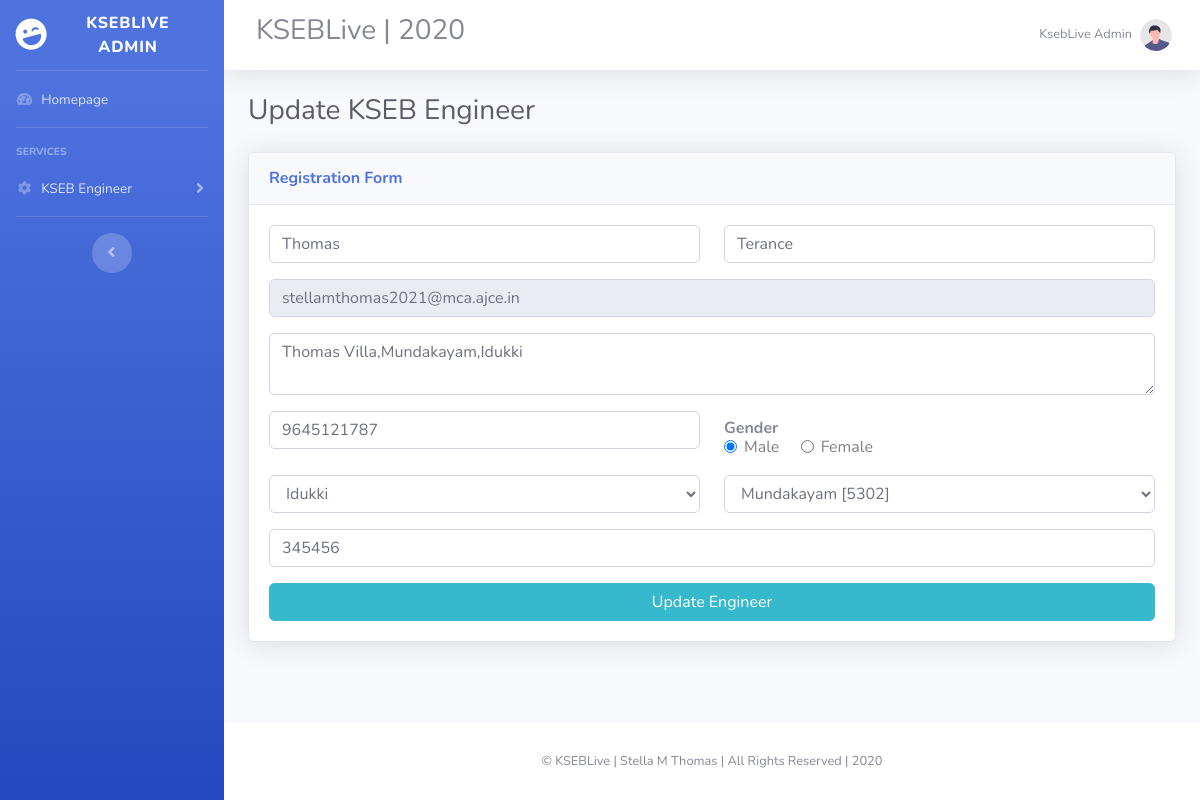
Screenshot of /admin/editengineer.php?t=40fe4b5fdd (signed in) with the database file from the repository.
### tables this page shows
CREATE TABLE `tb_engineerreg` (
  `engid` int(11) NOT NULL,
  `engkey` varchar(10) NOT NULL,
  `fname` varchar(20) NOT NULL,
  `lname` varchar(20) NOT NULL,
  `address` varchar(100) NOT NULL,
  `gender` varchar(10) NOT NULL,
  `phno` varchar(10) NOT NULL,
  `district` varchar(20) NOT NULL,
  `section` varchar(20) NOT NULL,
  `pincode` varchar(6) NOT NULL,
  `curdate` date NOT NULL,
  `loginid` int(11) NOT NULL
);

### admin/editengineer.php (the view, shortened to what this page needs)
<?php
  include 'connection.php';
  include 'adminheader.php';
  $sql = "select * from tb_engineerreg inner join tb_login where tb_login.id=tb_engineerreg.loginid and tb_engineerreg.engkey='".$_GET['t']."'";
  $result = mysqli_query($conn,$sql);
?>
                <div class="container-fluid">
                    <h1 class="h3 mb-2 text-gray-800">Update KSEB Engineer</h1>
                    <div class="card shadow mb-4">
                        <div class="card-header py-3">
                            <h6 class="m-0 font-weight-bold text-primary">Registration Form</h6>
                        </div>
                        <div class="card-body" >
                          <?php while ($row=mysqli_fetch_array($result))
                          {  ?>
                          <form role="form" action="updateengineerreg.php?t=<?php echo $_GET['t']; ?>" method="post" enctype="multipart/form-data">
              			    			<div class="row">
              			    				<div class="col-xs-6 col-sm-6 col-md-6">
              			    					<div class="form-group">
              			               				<input type="text" name="fname" class="form-control input-sm" placeholder="First Name" value="<?php echo $row['fname']; ?>" id="fname" onkeyup="firstName()">
              			    					</div>
              			    				</div>
              			    				<div class="col-xs-6 col-sm-6 col-md-6">
              			    					<div class="form-group">
              			    						<input type="text" name="lname" class="form-control input-sm" placeholder="Last Name" value="<?php echo $row['lname']; ?>" id="lname" onkeyup="lastName()">
              			    					</div>
              			    				</div>
              			    			</div>
              			    			<div class="form-group">
              			    				<input type="email" name="email"  class="form-control input-sm" placeholder="Email Address" value="<?php echo $row['username']; ?>" readonly id="email" onkeyup="emailUser()">
              			    			</div>
              			    			<div class="form-group">
              			    				<textarea rows="2" name="address" class="form-control input-sm" placeholder="Address" id="address" onkeyup="addrUser()"><?php echo $row['address']; ?></textarea>
              			    			</div></textarea>
              			    			<div class="row">
              			    				<div class="col-xs-6 col-sm-6 col-md-6">
              			    					<div class="form-group">
              			               				<input type="text" name="phno" class="form-control input-sm" placeholder="Phone Number" value="<?php echo $row['phno']; ?>" id="phone" onkeyup="phoneUser()">
              			    					</div>
              			    				</div>
              			    				<div class="col-xs-6 col-sm-6 col-md-6">
              			    					<div class="form-group">
              			    						<div class="form-check"><label class="form-check-input" for="exampleRadios1" style="color: Gender;font-weight: bold;">Gender</label><br>
                <input class="form-check-input" type="radio" name="gender" value="Male" <?=$row['gender'] == 'Male' ? ' checked ' : '';?>>
                <label class="form-check-label" for="exampleRadios1" style="color: grey;">
                  Male &nbsp;&nbsp;&nbsp;&nbsp;&nbsp;&nbsp;&nbsp;&nbsp;
                </label>
                <input class="form-check-input" type="radio" name="gender" value="Female" <?=$row['gender'] == 'Female' ? ' checked ' : '';?>>
                <label class="form-check-label" for="exampleRadios2" style="color: grey;">
                  Female
                </label>
              </div>
              			    					</div>
              			    				</div>
              			    			</div>
                              <div class="row">
              			    				<div class="col-xs-6 col-sm-6 col-md-6">
                                  <div class="form-group">
              			               				<select class="form-control bfh-states" data-country="US" data-state="CA" name="district" id="district" onclick="distUser()">
              			               					<option value="Idukki" <?=$row['district'] == 'Idukki' ? ' selected="selected"' : '';?>>Idukki</option>
              			               				</select>
              			    					</div>
              			    				</div>
              			    				<div class="col-xs-6 col-sm-6 col-md-6">
                                  <div class="form-group">
                                    <select class="form-control bfh-states" data-country="US" data-state="CA" name="section" id="districts" onclick="sectionUser()">
                                      <option value="Mundakayam [5302]" <?=$row['section'] == 'Mundakayam [5302]' ? ' selected="selected"' : '';?>>Mundakayam [5302]</option>
                                    </select>
              			    					</div>
              			    				</div>
              			    			</div>
                              <div class="form-group">
                                <input type="text" name="pincode" class="form-control input-sm" placeholder="Pincode" value="<?php echo $row['pincode']; ?>" id="pincode" onkeyup="distPin()">
                              </div>
  			    			<input type="submit" value="Update Engineer" class="btn btn-info btn-block" onclick="return checkNewconn()" >
              			    		</form>
<?php } ?>
                        </div>
                    </div>
                </div>
<?php include 'adminfooter.php'; ?>

### rows the page displays
tb_engineerreg: fname "Thomas", lname "Terance", email "stellamthomas2021@mca.ajce.in", address "Thomas Villa,Mundakayam,Idukki", phno "9645121787", gender "☑", district "Idukki", section "Mundakayam [5302]", pincode "345456"
